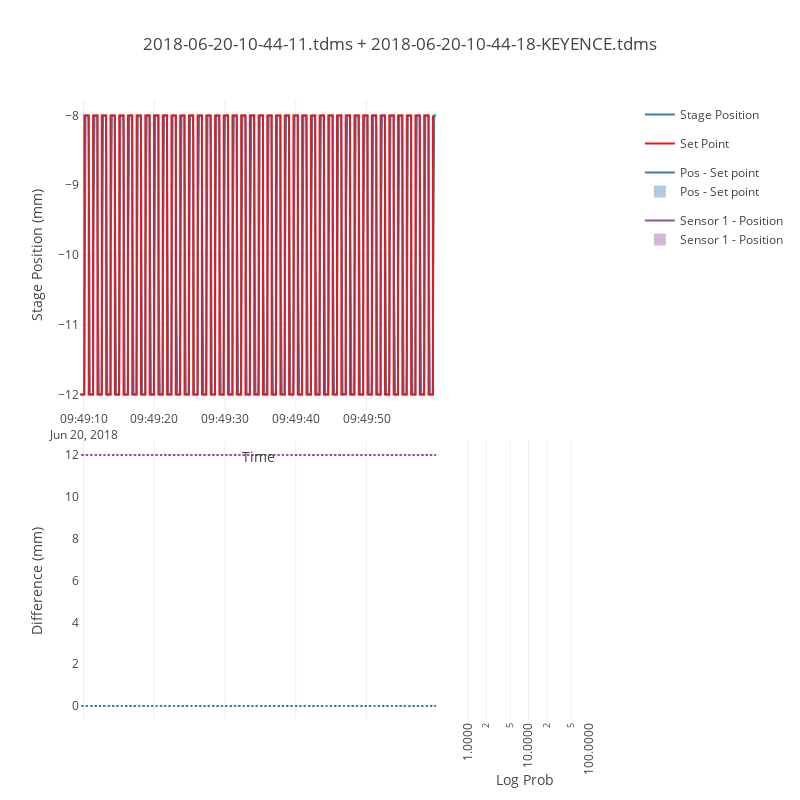

This figure's notebook cell:
### Code cell
new_plots = plots[:2] + plots[8:9]
hoverformat = '.4f'
mode="lines"#+markers"

new_plots.append(plotter(x=data['position']['time'], 
                     y=np.ma.MaskedArray(data['position']['data_set_point_data'], 
                                         mask=data['position']['mask_set_point']), 
                     name="Pos - Set point", legendgroup='data_set_point_data',
                     yaxis='y6', mode=mode,
                     line=dict(color=colors[1])
            ))
new_plots.append(Histogram( 
                     y=np.ma.MaskedArray(data['position']['data_set_point_data'], 
                                         mask=data['position']['mask_set_point']), 
                     name="Pos - Set point", legendgroup='data_set_point_data',
                     yaxis='y6', xaxis='x2',
                     marker=dict(color=colors[1]),
                     opacity = 0.4
            ))


new_plots.append(plotter(x=data['keyence']['time'], 
                     y=np.ma.MaskedArray(data['keyence']['data1_position_data'], 
                                         mask=data['keyence']['mask_set_point']), 
                     name="Sensor 1 - Position", legendgroup='data1_position_data',
                     yaxis='y6', mode=mode,
                     line=dict(color=colors[3])
            ))
new_plots.append(Histogram( 
                     y=np.ma.MaskedArray(data['keyence']['data1_position_data'], 
                                         mask=data['keyence']['mask_set_point']), 
                     name="Sensor 1 - Position", legendgroup='data1_position_data',
                     yaxis='y6', xaxis='x2',
                     marker=dict(color=colors[3]),
                     opacity = 0.4
            ))

#new_plots.append(plotter(x=data['keyence']['time'], 
#                     y=np.ma.MaskedArray(data['keyence']['data2_position_data'], 
#                                         mask=data['keyence']['mask_set_point']), 
#                     name="Sensor 2 - Position", legendgroup='data2_position_data',
#                     yaxis='y6', mode=mode,
#                     line=dict(color=colors[4])
#            ))
#new_plots.append(Histogram( 
#                     y=np.ma.MaskedArray(data['keyence']['data2_position_data'], 
#                                         mask=data['keyence']['mask_set_point']), 
#                     name="Sensor 2 - Position", legendgroup='data2_position_data',
#                     yaxis='y6', xaxis='x2',
#                     marker=dict(color=colors[4]),
#                     opacity = 0.4
#            ))

layout['yaxis6'] = dict(
        title = "Difference (mm)",
        overlaying='y4',
        side='left',
        hoverformat=hoverformat
    )
layout['yaxis4']['side'] = 'right'
layout['xaxis2'] = dict(
        title = "Log Prob",
        anchor = "y6",
        domain = [0.75, 1],
        type = "log",
        hoverformat=hoverformat,
        tickangle = -90,
    )

layout['xaxis']['domain'] = [0, 0.7]
layout['yaxis6']['domain'] = [0, 0.45]
layout['yaxis4']['domain'] = [0.55, 1]

layout['legend'] = dict(
        x = 1.1,
        y = 1,
        orientation="v"
    )

layout['barmode']='overlay'

fig = Figure(data=new_plots, layout=layout)
iplot(fig, filename="{} + {} - Difference".format(filename, keyence_filename))

### Figure 1 — Plotly figure (JSON) as saved in the notebook; plotly's stock layout.template omitted (floating-point values rounded to 4 significant figures; data arrays with more than 128 entries replaced by an {"elided": "..."} marker saying what was removed)
{"data": [{"line": {"color": "rgb(55,126,184)"}, "name": "Stage Position", "type": "scatter", "x": {"elided": "1000 str values"}, "y": {"elided": "1000 float values"}}, {"line": {"color": "rgb(228,26,28)", "shape": "hv"}, "name": "Set Point", "type": "scatter", "x": ["2018-06-20 09:49:09.503070", "2018-06-20 09:49:10.120675", "2018-06-20 09:49:10.735357", "2018-06-20 09:49:11.354028", "2018-06-20 09:49:11.969511", "2018-06-20 09:49:12.585267", "2018-06-20 09:49:13.200474", "2018-06-20 09:49:13.815735", "2018-06-20 09:49:14.429234", "2018-06-20 09:49:15.045907", "2018-06-20 09:49:15.660532", "2018-06-20 09:49:16.276164", "2018-06-20 09:49:16.888801", "2018-06-20 09:49:17.505447", "2018-06-20 09:49:18.119256", "2018-06-20 09:49:18.736907", "2018-06-20 09:49:19.351142", "2018-06-20 09:49:19.967917", "2018-06-20 09:49:20.581398", "2018-06-20 09:49:21.197425", "2018-06-20 09:49:21.811805", "2018-06-20 09:49:22.430359", "2018-06-20 09:49:23.045542", "2018-06-20 09:49:23.662228", "2018-06-20 09:49:24.275838", "2018-06-20 09:49:24.892487", "2018-06-20 09:49:25.508133", "2018-06-20 09:49:26.126793", "2018-06-20 09:49:26.740794", "2018-06-20 09:49:27.358477", "2018-06-20 09:49:27.973179", "2018-06-20 09:49:28.590906", "2018-06-20 09:49:29.203379", "2018-06-20 09:49:29.819026", "2018-06-20 09:49:30.432666", "2018-06-20 09:49:31.051320", "2018-06-20 09:49:31.665987", "2018-06-20 09:49:32.283615", "2018-06-20 09:49:32.898260", "2018-06-20 09:49:33.518063", "2018-06-20 09:49:34.131616", "2018-06-20 09:49:34.750210", "2018-06-20 09:49:35.363848", "2018-06-20 09:49:35.979587", "2018-06-20 09:49:36.594167", "2018-06-20 09:49:37.211943", "2018-06-20 09:49:37.825460", "2018-06-20 09:49:38.441234", "2018-06-20 09:49:39.055720", "2018-06-20 09:49:39.672368", "2018-06-20 09:49:40.287051", "2018-06-20 09:49:40.903743", "2018-06-20 09:49:41.520482", "2018-06-20 09:49:42.138991", "2018-06-20 09:49:42.751634", "2018-06-20 09:49:43.370255", "2018-06-20 09:49:43.984065", "2018-06-20 09:49:44.600587", "2018-06-20 09:49:45.215187", "2018-06-20 09:49:45.831869", "2018-06-20 09:49:46.445635", "2018-06-20 09:49:47.064129", "2018-06-20 09:49:47.678772", "2018-06-20 09:49:48.294584", "2018-06-20 09:49:48.909218", "2018-06-20 09:49:49.525711", "2018-06-20 09:49:50.140353", "2018-06-20 09:49:50.759039", "2018-06-20 09:49:51.374282", "2018-06-20 09:49:51.990926", "2018-06-20 09:49:52.606563", "2018-06-20 09:49:53.224057", "2018-06-20 09:49:53.837730", "2018-06-20 09:49:54.455351", "2018-06-20 09:49:55.070048", "2018-06-20 09:49:55.686675", "2018-06-20 09:49:56.303261", "2018-06-20 09:49:56.919729", "2018-06-20 09:49:57.535205", "2018-06-20 09:49:58.153013", "2018-06-20 09:49:58.766665", "2018-06-20 09:49:59.384308"], "y": [-12, -8, -12, -8, -12, -8, -12, -8, -12, -8, -12, -8, -12, -8, -12, -8, -12, -8, -12, -8, -12, -8, -12, -8, -12, -8, -12, -8, -12, -8, -12, -8, -12, -8, -12, -8, -12, -8, -12, -8, -12, -8, -12, -8, -12, -8, -12, -8, -12, -8, -12, -8, -12, -8, -12, -8, -12, -8, -12, -8, -12, -8, -12, -8, -12, -8, -12, -8, -12, -8, -12, -8, -12, -8, -12, -8, -12, -8, -12, -8, -12, -8]}, {"legendgroup": "data_set_point_data", "line": {"color": "rgb(55,126,184)"}, "mode": "lines", "name": "Pos - Set point", "type": "scatter", "x": {"elided": "1000 str values"}, "y": {"elided": "1000 float values"}, "yaxis": "y6"}, {"legendgroup": "data_set_point_data", "marker": {"color": "rgb(55,126,184)"}, "name": "Pos - Set point", "opacity": 0.4, "type": "histogram", "xaxis": "x2", "y": {"elided": "1000 float values"}, "yaxis": "y6"}, {"legendgroup": "data1_position_data", "line": {"color": "rgb(152,78,163)"}, "mode": "lines", "name": "Sensor 1 - Position", "type": "scatter", "x": {"elided": "1135 str values"}, "y": {"elided": "1135 float values"}, "yaxis": "y6"}, {"legendgroup": "data1_position_data", "marker": {"color": "rgb(152,78,163)"}, "name": "Sensor 1 - Position", "opacity": 0.4, "type": "histogram", "xaxis": "x2", "y": {"elided": "1135 float values"}, "yaxis": "y6"}], "layout": {"barmode": "overlay", "height": 800, "legend": {"orientation": "v", "x": 1.1, "y": 1}, "showlegend": true, "title": "2018-06-20-10-44-11.tdms + 2018-06-20-10-44-18-KEYENCE.tdms", "width": 800, "xaxis": {"anchor": "y2", "domain": [0, 0.7], "title": "Time"}, "xaxis2": {"anchor": "y6", "domain": [0.75, 1], "hoverformat": ".4f", "tickangle": -90, "title": "Log Prob", "type": "log"}, "yaxis": {"domain": [0.5, 1], "title": "Stage Position (mm)"}, "yaxis2": {"domain": [0, 0.2], "title": "Temperature (°C)"}, "yaxis3": {"overlaying": "y2", "scaleanchor": "y2", "side": "right", "title": "Temperature diff (°C)"}, "yaxis4": {"domain": [0.55, 1], "side": "right", "title": "Transition time (s)"}, "yaxis5": {"overlaying": "y", "scaleanchor": "y", "side": "right", "title": "Keyence Position (mm)"}, "yaxis6": {"domain": [0, 0.45], "hoverformat": ".4f", "overlaying": "y4", "side": "left", "title": "Difference (mm)"}}}
